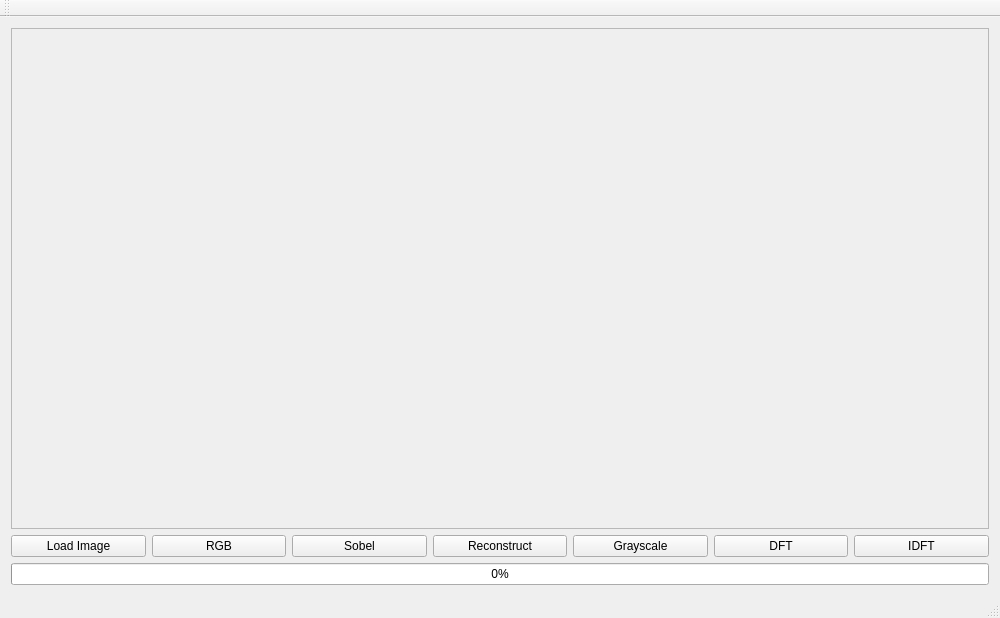
<?xml version="1.0" encoding="UTF-8"?>
<ui version="4.0">
 <class>MainWindow</class>
 <widget class="QMainWindow" name="MainWindow">
  <property name="geometry">
   <rect>
    <x>0</x>
    <y>0</y>
    <width>1000</width>
    <height>618</height>
   </rect>
  </property>
  <property name="windowTitle">
   <string>MainWindow</string>
  </property>
  <widget class="QWidget" name="centralWidget">
   <layout class="QGridLayout" name="gridLayout_4">
    <item row="0" column="0">
     <widget class="QScrollArea" name="scrollArea">
      <property name="widgetResizable">
       <bool>true</bool>
      </property>
      <widget class="QWidget" name="scrollAreaWidgetContents">
       <property name="geometry">
        <rect>
         <x>0</x>
         <y>0</y>
         <width>976</width>
         <height>460</height>
        </rect>
       </property>
       <layout class="QGridLayout" name="gridLayout_6">
        <item row="0" column="0">
         <layout class="QGridLayout" name="gridLayout_5"/>
        </item>
       </layout>
      </widget>
     </widget>
    </item>
    <item row="1" column="0">
     <layout class="QGridLayout" name="gridLayout">
      <item row="0" column="5">
       <widget class="QPushButton" name="btn_dft">
        <property name="text">
         <string>DFT</string>
        </property>
       </widget>
      </item>
      <item row="0" column="0">
       <widget class="QPushButton" name="btn_load">
        <property name="text">
         <string>Load Image</string>
        </property>
       </widget>
      </item>
      <item row="0" column="1">
       <widget class="QPushButton" name="btn_rgb">
        <property name="text">
         <string>RGB</string>
        </property>
       </widget>
      </item>
      <item row="0" column="2">
       <widget class="QPushButton" name="btn_sobel">
        <property name="text">
         <string>Sobel</string>
        </property>
       </widget>
      </item>
      <item row="0" column="3">
       <widget class="QPushButton" name="btn_recon">
        <property name="text">
         <string>Reconstruct</string>
        </property>
       </widget>
      </item>
      <item row="0" column="4">
       <widget class="QPushButton" name="btn_grey">
        <property name="text">
         <string>Grayscale</string>
        </property>
       </widget>
      </item>
      <item row="0" column="6">
       <widget class="QPushButton" name="btn_idft">
        <property name="text">
         <string>IDFT</string>
        </property>
       </widget>
      </item>
     </layout>
    </item>
    <item row="2" column="0">
     <widget class="QProgressBar" name="progressBar">
      <property name="value">
       <number>0</number>
      </property>
     </widget>
    </item>
   </layout>
  </widget>
  <widget class="QMenuBar" name="menuBar">
   <property name="geometry">
    <rect>
     <x>0</x>
     <y>0</y>
     <width>1000</width>
     <height>25</height>
    </rect>
   </property>
  </widget>
  <widget class="QToolBar" name="mainToolBar">
   <attribute name="toolBarArea">
    <enum>TopToolBarArea</enum>
   </attribute>
   <attribute name="toolBarBreak">
    <bool>false</bool>
   </attribute>
  </widget>
  <widget class="QStatusBar" name="statusBar"/>
 </widget>
 <layoutdefault spacing="6" margin="11"/>
 <resources/>
 <connections/>
</ui>
